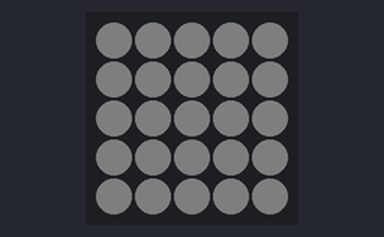
This program was run on a simulated ESP32. Parts: 5×5 RGB LED matrix (first LED top left, wired row by row). Dim RGB values are drawn brighter than linear; what the program prints to the serial monitor is not drawn.

Above: at 0.1 s.
At 0.6 s:
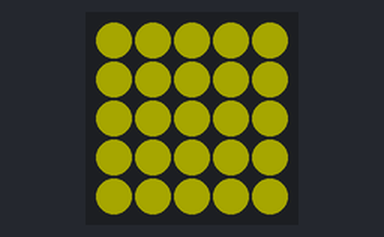

Measured:
- what the display in image 0 shows lasts 0.5 s, from 0.1 s to 0.6 s

The program:

main.cpp
```cpp
#include <Arduino.h>
#include "M5Atom.h"

void TaskBlink(void *pvParameters)
{
  while(true)
  {
    // put your main code here, to run repeatedly:
    M5.dis.fillpix(0xffffff); //Illuminate the entire LED lattice with RBG color 0xffffff.
    M5.dis.setBrightness(10); //Set the brightness of the illuminated LED
    vTaskDelay( 500 / portTICK_PERIOD_MS );

    M5.dis.fillpix(0xFFFF00);
    M5.dis.setBrightness(100);
    vTaskDelay( 500 / portTICK_PERIOD_MS );

  }
}

void setup() {
  // put your setup code here, to run once:
  //Borre el búfer del puerto serie, establezca la velocidad en baudios del puerto serie en 115200; inicialice I2C; inicialice la matriz de LED
  M5.begin(true, false, true);    // Init Atom-Matrix(Initialize serial port, I2C, LED).
  delay(50);                      // delay 50ms.
  //M5.dis.drawpix(0, 0x00ff00);    // Light the LED with the specified RGB color
  xTaskCreate(
    TaskBlink
    ,  "Blink"    // Nombre de la tarea
    ,  1024       // Tamaño de la pila de la tarea
    ,  NULL
    ,  2          // Prioridad,
    ,  NULL );

}

void loop() {
  Serial.print("Numero de cores: \t");
  Serial.print(portNUM_PROCESSORS);
  Serial.print("\tmillis : \t");
  Serial.println(millis());
  vTaskDelay( 1000 / portTICK_PERIOD_MS );
}
```
